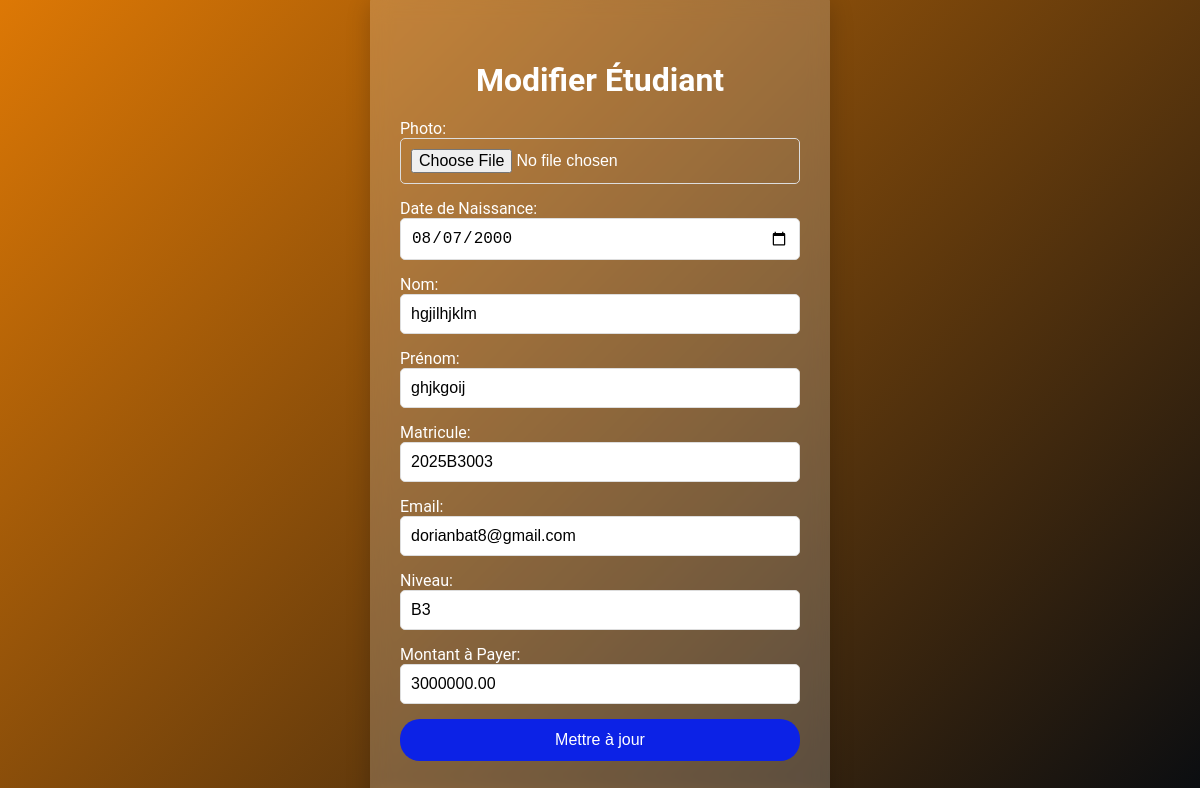
The app's page /edit.php?id=100 with its own data.
### tables this page shows
CREATE TABLE IF NOT EXISTS `etudiants` (
  `id` int NOT NULL AUTO_INCREMENT,
  `nom` varchar(100) NOT NULL,
  `prenom` varchar(100) NOT NULL,
  `matricule` varchar(50) NOT NULL,
  `photo` varchar(255) NOT NULL,
  `email` varchar(100) NOT NULL,
  `niveau` varchar(10) NOT NULL,
  `montant` decimal(10,2) NOT NULL,
  `nom_parent` varchar(100) NOT NULL,
  `email_parent` varchar(100) NOT NULL,
  `age` int NOT NULL,
  `montant_paye` bigint DEFAULT '0',
  `reste` bigint DEFAULT NULL,
  `statut` varchar(20) DEFAULT NULL,
  `date_naissance` date DEFAULT NULL,
  PRIMARY KEY (`id`)
);

### Class/Etudiant.php (called while the page is built, shortened)
<?php
class Etudiant
{
    private $conn;
    public function __construct($db)
    {
        $this->conn = $db;
    }
    public function getEtudiantById($id) {
        $query = "SELECT * FROM etudiants WHERE id = ?";
        $stmt = $this->conn->prepare($query);
        $stmt->bind_param('i', $id);
        $stmt->execute();
        return $stmt->get_result()->fetch_assoc();
    }
}

### edit.php (the view, shortened to what this page needs)
<?php
require_once 'Class/Etudiant.php';
$database = new Database();
$db = $database->getConnection();
$etudiant = new Etudiant($db);
if (isset($_GET['id'])) {
    $id = intval($_GET['id']);
    $etudiantInfo = $etudiant->getEtudiantById($id);
} else {
    header("Location: gestionEtu.php");
    exit();
}
?>
<!DOCTYPE html>
<html lang="en">
<head>
    <link rel="stylesheet" href="https://cdnjs.cloudflare.com/ajax/libs/font-awesome/6.0.0-beta3/css/all.min.css">
</head>
<body>
    <div class="form-container">
        <h1>Modifier Étudiant</h1>
        <form method="POST" action="" enctype="multipart/form-data">
            <label for="photo">Photo:</label>
            <input type="file" name="photo" id="photo">
            <label for="date_naissance">Date de Naissance:</label>
            <input type="date" name="date_naissance" id="date_naissance" value="<?= htmlspecialchars($etudiantInfo['date_naissance']); ?>" required>
            <label for="nom">Nom:</label>
            <input type="text" name="nom" id="nom" placeholder="Nom" value="<?= htmlspecialchars($etudiantInfo['nom']); ?>" required>
            <label for="prenom">Prénom:</label>
            <input type="text" name="prenom" id="prenom" placeholder="Prénom" value="<?= htmlspecialchars($etudiantInfo['prenom']); ?>" required>
            <label for="matricule">Matricule:</label>
            <input type="text" name="matricule" id="matricule" placeholder="Matricule" value="<?= htmlspecialchars($etudiantInfo['matricule']); ?>" required>
            <label for="email">Email:</label>
            <input type="email" name="email" id="email" placeholder="Email" value="<?= htmlspecialchars($etudiantInfo['email']); ?>" required>
            <label for="niveau">Niveau:</label>
            <input type="text" name="niveau" id="niveau" placeholder="Niveau" value="<?= htmlspecialchars($etudiantInfo['niveau']); ?>" required>
            <label for="montant">Montant à Payer:</label>
            <input type="number" step="0.01" name="montant" id="montant" placeholder="Montant à Payer" value="<?= htmlspecialchars($etudiantInfo['montant']); ?>" required>
            <button type="submit">Mettre à jour</button>
        </form>
    </div>
</body>
</html>

### edit.php (style rules this page uses)
body { font-family: 'Roboto', sans-serif; background: linear-gradient(135deg, rgb(221, 120, 5), rgb(10, 13, 17)); color: #fff; display: flex; justify-content: center; align-items: center; height: 100vh; margin: 0; }
.form-container { background: rgba(255, 255, 255, 0.2); color: #fff; padding: 48px 30px; border-radius: 10px; box-shadow: 0 10px 25px rgba(0, 0, 0, 0.2); width: 100%; max-width: 400px; backdrop-filter: blur(10px); animation: fadeIn 2s ease-in-out; }
.form-container h1 { text-align: center; margin-bottom: 20px; color: #fff; }
.form-container form { display: flex; flex-direction: column; }
.form-container input { margin-bottom: 15px; padding: 10px; border: 1px solid #ddd; border-radius: 5px; font-size: 16px; transition: all 0.3s ease; }
.form-container button { padding: 12px; background-color: rgb(12, 34, 230); color: white; border: none; border-radius: 20px; font-size: 16px; font-weight: 500; cursor: pointer; transition: all 0.3s ease; }

### records on screen
etudiants: date_naissance "08/07/2000", nom "hgjilhjklm", prenom "ghjkgoij", matricule "2025B3003", email "dorianbat8@gmail.com", niveau "B3", montant "3000000.00"
